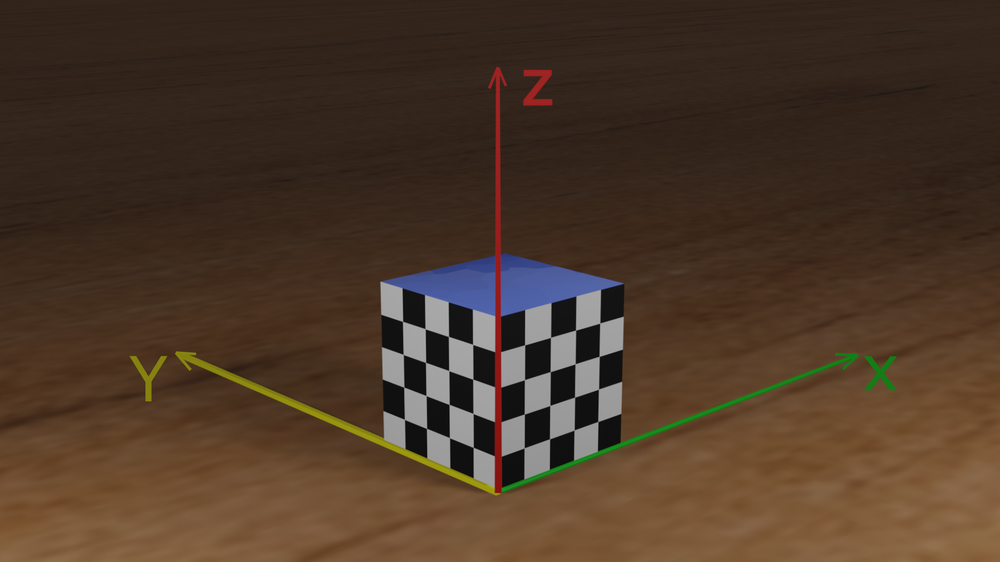
#> input picture Project1 Camera Calibration/checkboard.png, 1000 x 562 px, shrunk from 2002 x 1126 before the run
$ python task2.py
#> lines starting #> are read from the running program, lines starting #| are printed output that depends on the picture; long printed decimals are rounded
import numpy as np
from cv2 import imread, cvtColor, COLOR_BGR2GRAY, TERM_CRITERIA_EPS, TERM_CRITERIA_MAX_ITER, \
    findChessboardCorners, cornerSubPix, drawChessboardCorners

Crit = (TERM_CRITERIA_EPS + TERM_CRITERIA_MAX_ITER, 30, 0.001) #Setting criteria for accuracy


def FindIntrinsicParam(MatrixM):
    ox = np.sum(np.multiply(MatrixM[0,0:3], MatrixM[2,0:3]))
    oy = np.sum(np.multiply(MatrixM[1,0:3], MatrixM[2,0:3]))

    fx = np.sqrt(np.sum(MatrixM[0,0:3]**2) - ox**2)
    fy = np.sqrt(np.sum(MatrixM[1,0:3]**2) - oy**2)

    return [fx,fy,ox,oy]


def calibrate(imgname):

#> called with imgname = 'checkboard.png'
    ObjectPoints = [] # points in the real world space
    ImagePoints = [] # points in a image plane.

    objp = np.array([[4,0,4],[4,0,3],[4,0,2],[4,0,1],
                           [3,0,4],[3,0,3],[3,0,2],[3,0,1],
                           [2,0,4],[2,0,3],[2,0,2],[2,0,1],
                           [1,0,4],[1,0,3],[1,0,2],[1,0,1],
                           [0,1,4],[0,1,3],[0,1,2],[0,1,1],
                           [0,2,4],[0,2,3],[0,2,2],[0,2,1],
                           [0,3,4],[0,3,3],[0,3,2],[0,3,1],
                           [0,4,4],[0,4,3],[0,4,2],[0,4,1]],
                           np.float32)

    #multiplying each point by 10
    objp *= 10 #The edge length of each grid on the checkerboard is 10mm

    img = imread(imgname)
#> img is the input picture: shape (562, 1000, 3); mean B, G, R 40.6, 56.2, 76.2

    gray = cvtColor(img,COLOR_BGR2GRAY)
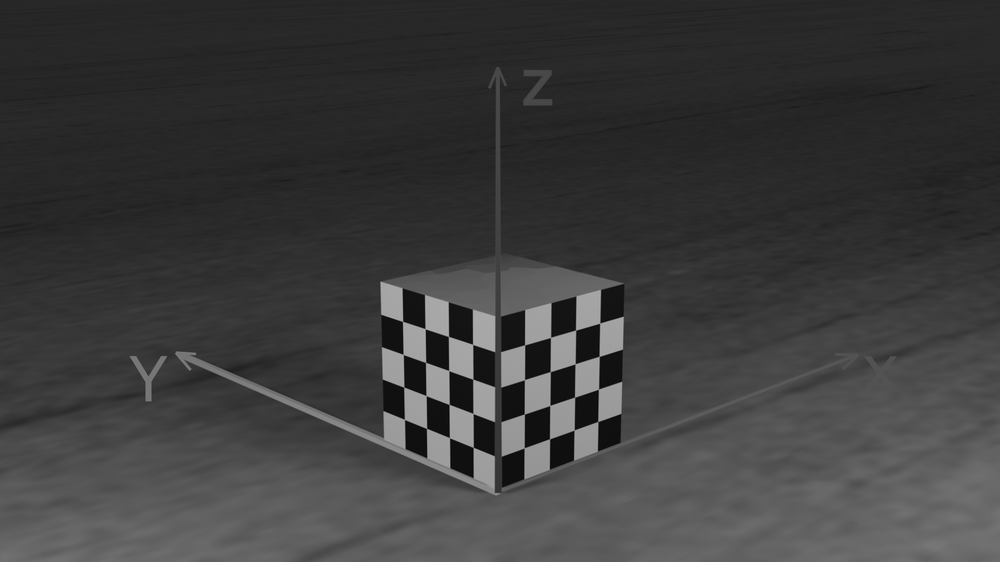
#> gray: shape (562, 1000); min 2, max 178, mean 60.4

    found, corners1=findChessboardCorners(gray,(4,9),None)
#> found = True; corners1 = 36 rows, first 8: [599.6, 323.3], [599, 356.5], [598.5, 389.2], [597.9, 421.5], [575.9, 330.2], [575, 363.8], [574.7, 397.2], [574, 430]

    if found==True:

        #Only 32 points needed
        #Deleting points on Y Axis
        corners1  = np.delete(corners1, tuple(range(16,20)), axis=0)
#> corners1 = 32 rows, first 8: [599.6, 323.3], [599, 356.5], [598.5, 389.2], [597.9, 421.5], [575.9, 330.2], [575, 363.8], [574.7, 397.2], [574, 430]

        corners2 = cornerSubPix(gray, corners1,(4,4),(-1,-1), Crit)
#> corners2 = 32 rows, first 8: [599.7, 323.1], [599.2, 356.3], [598.5, 389.2], [597.8, 421.5], [575.6, 330.1], [575.1, 363.8], [574.6, 397.2], [574.1, 430]
        corners2 = cornerSubPix(gray, corners1,(4,4),(-1,-1), Crit)


        ImagePoints.append(corners2)
        ObjectPoints.append(objp)

        img = drawChessboardCorners(img, (4,4), corners2[0:15,:,:],found)
        img = drawChessboardCorners(img, (4,4), corners2[16:31,:,:],found)
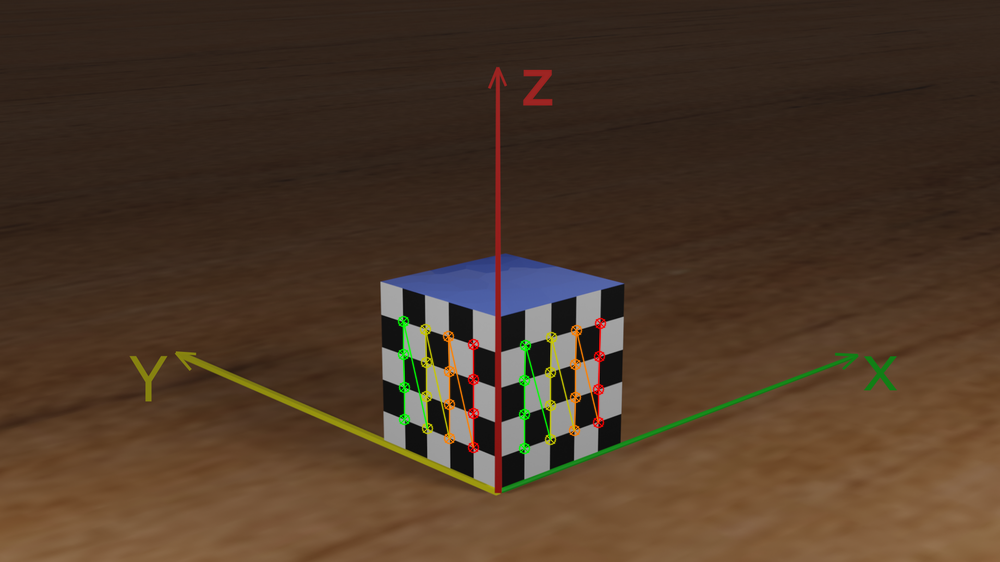
#> img: shape (562, 1000, 3); mean B, G, R 40, 56.6, 76.7


    worldpoints = ObjectPoints[0]
    imagepoints = ImagePoints[0]
#> imagepoints has the same summary as corners2
    imagepoints = imagepoints.reshape((imagepoints.shape[0] * imagepoints.shape[1]), imagepoints.shape[2])
#> imagepoints = 32 pairs, first value 402.5 to 599.7, second value 321.4 to 447.9

    wrow, wcol = worldpoints.shape
    irow, icol = imagepoints.shape
#> irow = 32; icol = 2

    PM = np.zeros((2*wrow,12))

    for i in range(wrow):

        X,Y,Z = worldpoints[i]
        x,y = imagepoints[i]

        PM[2*i] = np.array([  X,  Y,  Z,  1,  0,  0,  0,  0, -(X*x), -(Y*x), -(Z*x), -(x)])
        PM[(2*i) + 1] = np.array([  0,  0,  0,  0,  X,  Y,  Z,  1, -(X*y), -(Y*y), -(Z*y), -(y)])
#> this loop made 32 passes
#> (x, y) on passes 1 to 12: (599.7, 323.1), (599.2, 356.3), (598.5, 389.2), (597.8, 421.5), (575.6, 330.1), (575.1, 363.8), (574.6, 397.2), (574.1, 430), (550.5, 337.4), (550.3, 371.6), (549.8, 405.5), (549.5, 438.8)

    U, S, VT = np.linalg.svd(PM)
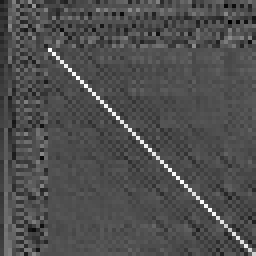
#> U: shape (64, 64) float64 (shown 4 times larger); min -0.421, max 0.932, mean -0.00164; drawn with min black and max white
#> S = [114765.9, 67690.5, 32493.5, 1099.9, 182.3, 109.9, 51.71, 9.88, 6.9, 4.99, 1.2, 0.000407]

    #creating lamda for M Matrix Creation
    xroots = VT[-1]
#> xroots = [-0.00505, 0.00225, 0.000487, -0.712, 0.000215, 0.000238, 0.0053, -0.702, -2.51e-06, -2.64e-06, 9.73e-07, -0.00143]
    lamda = np.sqrt(1 / np.sum(xroots[8:11]**2))
#> lamda = 265263.4

    MatrixM = lamda * xroots
#> MatrixM = [-1339.2, 596, 129.2, -188805.4, 57.1, 63.02, 1405.8, -186314, -0.665, -0.701, 0.258, -379.2]
    MatrixM = MatrixM.reshape(3,4)
#> MatrixM = [[-1339.2, 596, 129.2, -188805.4], [57.1, 63.02, 1405.8, -186314], [-0.665, -0.701, 0.258, -379.2]]

    return FindIntrinsicParam(MatrixM), True
#> in FindIntrinsicParam, `ox = np.sum(np.multiply(MatrixM[0,0:3], MatrixM[2,0:3]))`: ox = 506
#> in FindIntrinsicParam, `oy = np.sum(np.multiply(MatrixM[1,0:3], MatrixM[2,0:3]))`: oy = 280.8
#> in FindIntrinsicParam, `fx = np.sqrt(np.sum(MatrixM[0,0:3]**2) - ox**2)`: fx = 1381.8
#> in FindIntrinsicParam, `fy = np.sqrt(np.sum(MatrixM[1,0:3]**2) - oy**2)`: fy = 1380.1


#Calling calibrate Method
Intinsic_Matrix_parameters, is_constant = calibrate('checkboard.png')
#> Intinsic_Matrix_parameters = [1381.8, 1380.1, 506, 280.8]; is_constant = True

print("fx : ",Intinsic_Matrix_parameters[0])
#| fx :  1381.838
print("fy : ",Intinsic_Matrix_parameters[1])
#| fy :  1380.114
print("Ox : ",Intinsic_Matrix_parameters[2])
#| Ox :  506.030
print("Oy : ",Intinsic_Matrix_parameters[3])
#| Oy :  280.819

if is_constant == True:
    print("The intrinsic parameters are invariable.")
else:
    print("The intrinsic parameters differed from world coordinates.")
